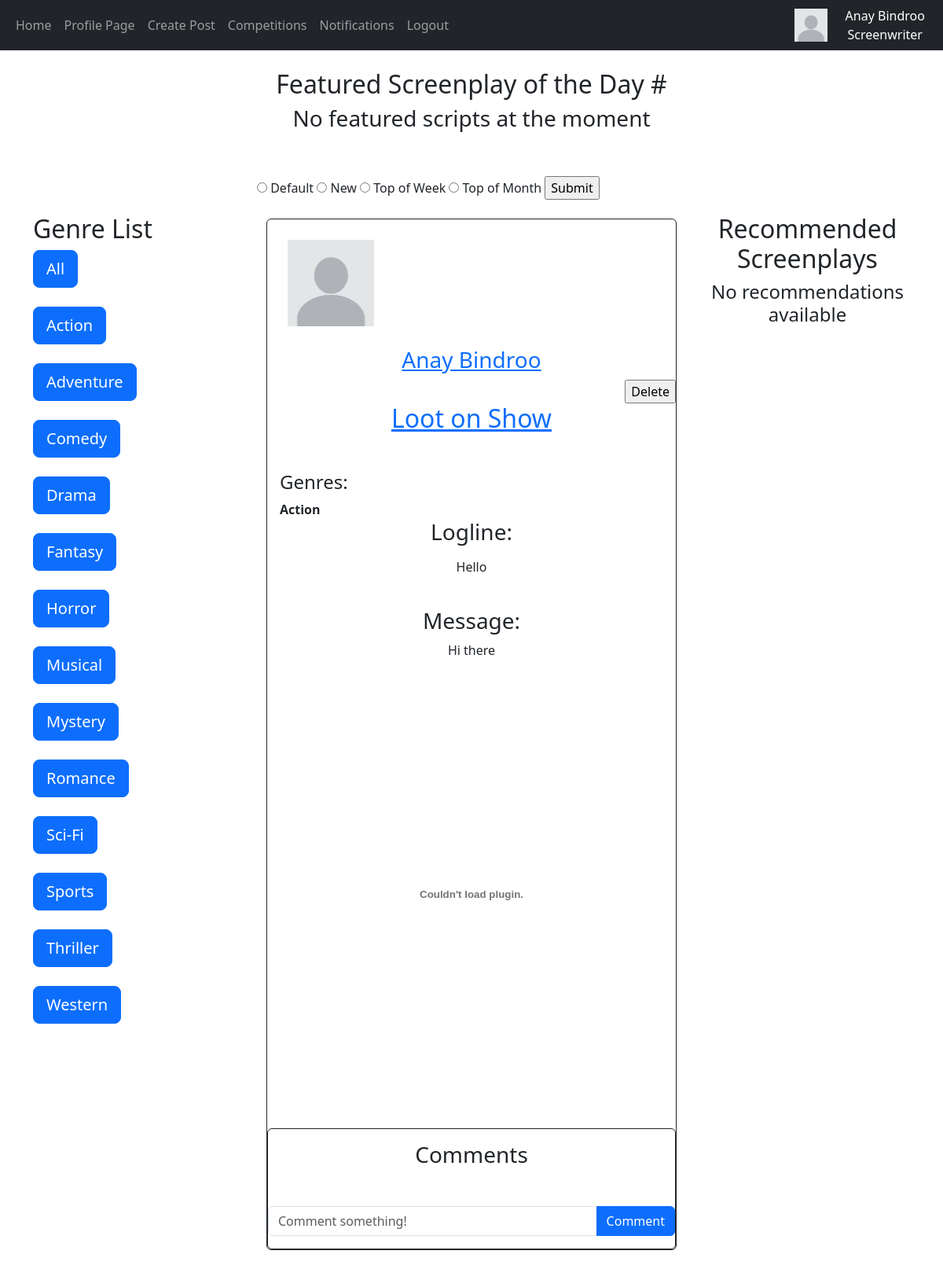
The page /home (signed in) on the database its author committed.
### website/models.py (models this page shows)
class Users(db.Model, UserMixin):
    __tablename__ = "Users"
    id = db.Column(db.Integer, primary_key=True)
    email = db.Column(db.String(150), unique=True)
    username = db.Column(db.String(150), unique=True)
    forename = db.Column(db.String(75), unique=True)
    surname = db.Column(db.String(75))
    password = db.Column(db.String(150))
    accounttype = db.Column(db.Integer)
    profilepic = db.Column(db.String(), nullable=True)
    biography = db.Column(db.Text)
    insta = db.Column(db.String(), nullable=True)
    twitter = db.Column(db.String(), nullable=True)
    date_created = db.Column(db.DateTime(timezone=True), default=func.now())
    writers = db.relationship('Screenwriters', backref="user", passive_deletes=True)
    producers = db.relationship('Producers', backref="user", passive_deletes=True)

class Screenplays(db.Model):
    __tablename__ = "Screenplays"
    scriptid = db.Column(db.Integer, primary_key=True)
    writerid = db.Column(db.Integer, db.ForeignKey('Screenwriters.writerid', ondelete="CASCADE"), nullable=False)
    title = db.Column(db.String(300))
    logline = db.Column(db.String(165))
    message = db.Column(db.Text)
    screenplay = db.Column(db.String(300))
    fullfile = db.Column(db.String(300))
    avgrating = db.Column(db.Float)
    date_created = db.Column(db.Date, default=func.current_date())
    datetime_created = db.Column(db.DateTime(timezone=True), default=func.now())
    scripts = db.relationship('Notifications', backref="script", passive_deletes=True)
    scriptscommented = db.relationship('Comments', backref="script", passive_deletes=True)
    liked = db.relationship('LikedScreenplays', backref="script", passive_deletes=True)
    scripts2 = db.relationship('ScriptHas', backref="script", passive_deletes=True)
    liked2 = db.relationship('FeaturedScripts', backref="script", passive_deletes=True)

class ScriptHas(db.Model):
    __tablename__ = "ScriptHas"
    scriptid = db.Column(db.Integer, db.ForeignKey('Screenplays.scriptid'), primary_key=True)
    genreid = db.Column(db.Integer, db.ForeignKey('Genres.genreid'), primary_key=True)

class Genres(db.Model):
    __tablename__ = "Genres"
    genreid = db.Column(db.Integer, primary_key=True)
    genre = db.Column(db.String(50))
    genres = db.relationship('ScriptHas', backref="has")
    genres2 = db.relationship('CompHas', backref="has")

### website/views.py (the view)
@views.route("/")
@views.route("/home", methods=['GET', 'POST'])
@login_required
def home():
    if current_user.accounttype == 1:
        writer = Screenwriters.query.filter_by(userid=current_user.id).first()
        recs = GiveRecommendations(writer.writerid)
    else:
        recs = None
    posts1 = Screenplays.query.order_by(Screenplays.avgrating.desc())
    posts = []
    for i in posts1:
        if i.date_created == date.today():
            posts.append(i)
    comments = Comments.query.all()
    scripthas = ScriptHas.query.all()
    likes = LikedScreenplays.query.all()
    featured = Queue(5)
    LoadFeatured(featured, date.today())
    script = featured.queue[featured.head]
    if (script != None) and (datetime.now() >= script.dequeuedatetime): #When the screenplay's time is up, the screenplay is dequeued and removed from the table
        featured.dequeue()
        feature = FeaturedScripts.query.filter_by(scriptid = script.scriptid).first()
        db.session.delete(feature)
        db.session.commit()
    return flask.render_template("home.html", user=current_user, posts=posts, comments=comments, scripthas=scripthas, recs=recs, likes=likes, script=featured.queue[featured.head], featured=featured)

### website/views.py (called while the page is built, shortened)
def GiveRecommendations(writerid):
    posts = LikedScreenplays.query.filter(LikedScreenplays.rating > 3.5).all()
    postids = []
    for i in posts:
        if i.writerid == writerid:
            postids.append(i.scriptid) #The ScriptIDs of the posts the user has rated above 3.5 are stored in a list.
    if len(postids) == 0: #Validates if the query returned any data
        recs = None
        return recs

def LoadFeatured(queue, date):
    posts = Screenplays.query.filter_by(date_created = date) #Posts from today selected
    hour = 4
    for post in posts:
        likes = LikedScreenplays.query.filter(LikedScreenplays.scriptid == post.scriptid, LikedScreenplays.rating >= 4.0)
        if likes.count() >= 3 and FeaturedExists(post.scriptid) == False: #The screenplay is checked if it qualifies to be featured
            newfeatured = FeaturedScripts(scriptid = post.scriptid, dequeuedatetime = datetime.now()+timedelta(hours=hour))
            db.session.add(newfeatured)
            db.session.commit()
            hour += 4
    scripts = FeaturedScripts.query.filter(FeaturedScripts.featuredid <= 5) #The first 6 records are enqueued from the database to the queue
    for i in scripts:
        queue.enqueue(i)

### website/templates/home.html (shortened to what this page needs)
{% extends "base.html" %} {% block title %}Home{% endblock %} {% block content%}
<!DOCTYPE html>
<html lang="en">
<head>
    <link href="https://cdn.jsdelivr.net/npm/bootstrap@5.3.2/dist/css/bootstrap.min.css" rel="stylesheet">
</head>
<body>
    {% if featured %}
        <div style="text-align: center">
            <h2>Featured Screenplay of the Day #{{script.featuredid}}</h2>
            {% if script != None %}
                <h2>{{script.script.title}}</h2>
                {{script.script.logline}}
                <p>By: {{script.script.writer.user.username}}</p>
                <embed style="text-align: center;" src="{{url_for('static', filename='images/'+ script.script.screenplay)}}#toolbar=0" width = "75%" height = "550px%">
            {% else %}
                <h3>No featured scripts at the moment</h3>
            {% endif %}
        </div>
    {% endif %}
    <br><br>
    <div class="row">
        <div style="text-align:left" class="col-3">
            <br><br>
            <h2>Genre List</h2>
            <form action="/filter" method="POST">
                <button name="genre" value="0" class="btn btn-primary btn-lg">All</button><br><br>
                <button name="genre" value="1" class="btn btn-primary btn-lg">Action</button><br><br>
                <button name="genre" value="2" class="btn btn-primary btn-lg">Adventure</button><br><br>
                <button name="genre" value="3" class="btn btn-primary btn-lg">Comedy</button><br><br>
                <button name="genre" value="4" class="btn btn-primary btn-lg">Drama</button><br><br>
                <button name="genre" value="5" class="btn btn-primary btn-lg">Fantasy</button><br><br>
                <button name="genre" value="6" class="btn btn-primary btn-lg">Horror</button><br><br>
                <button name="genre" value="7" class="btn btn-primary btn-lg">Musical</button><br><br>
                <button name="genre" value="8" class="btn btn-primary btn-lg">Mystery</button><br><br>
                <button name="genre" value="9" class="btn btn-primary btn-lg">Romance</button><br><br>
                <button name="genre" value="10" class="btn btn-primary btn-lg">Sci-Fi</button><br><br>
                <button name="genre" value="11" class="btn btn-primary btn-lg">Sports</button><br><br>
                <button name="genre" value="12" class="btn btn-primary btn-lg">Thriller</button><br><br>
                <button name="genre" value="13" class="btn btn-primary btn-lg">Western</button><br><br>
            </form>
        </div>
        <div class="col-6">
            <form method='POST' action="/sort">
                <input type="radio" name="sorted" id="default" value="0"></input>
                <label for="default">Default</label>
                <input type="radio" name="sorted" id="new" value="1"></input>
                <label for="new">New</label>
                <input type="radio" name="sorted" id="week" value="2"></input>
                <label for="week">Top of Week</label>
                <input type="radio" name="sorted" id="month" value="3"></input>
                <label for="month">Top of Month</label>
                <input type="submit" value="Submit">
            </form>
            <br>
            <div id="posts" class="container" style="text-align:center">
            {% if posts %}
                {% for post in posts %}
                <div class="card border-dark">
                            <div style="text-align: left; padding: 5%">
                                {% if post.writer.user.profilepic %}
                                <img src="{{ url_for('static', filename='images/'+ post.writer.user.profilepic) }}" width = "110px" height = "110px" alt="Profile picture">
                                {% else %}
                                <img src="/static/images/default.jpg" alt="Default profile picture" width = "110px" height = "110px">
                                {% endif %}
                            </div>
                            <div style="top: 50%; right: 50%">
                                <a href="/profilepage/{{post.writer.user.id}}"><h3>{{post.writer.user.username}}</h3></a>
                            </div>
                        {% if user.id == post.writer.user.id %}
                        <div style="text-align:right">
                            <form action = /delete-post/{{post.scriptid}} method="POST">
                                <input type="submit" value="Delete" onclick="return confirm('Are you sure you want to delete this post?')">
                            </form>
                        </div>
                        {% endif %}
                        {% if post.screenplay %}
                        <a href="/script/{{post.scriptid}}" target="_blank"><h2>{{post.title}}</h2></a>
                        {% else %}
                        <h2>{{post.title}}</h2>
                        {% endif %}
                        <br>
                        <div class="card-body">
                            <div style="text-align:left">
                            <h4>Genres:</h4>
                            {% for script in scripthas %}
                                {% if script.scriptid == post.scriptid %}
                                    <b>{{script.has.genre}}</b><br>
                                {% endif %}
                            {% endfor %}
                        </div>
                            <h3>Logline:</h3>
                            <p><div class="card-text">{{post.logline}}</div></p>
                            <br>
                            <h3>Message:</h3>
                            {{post.message}}
                            <br>
                            <br>
                            {% if post.screenplay %}
                            <embed style="text-align: center;" src="{{url_for('static', filename='images/'+ post.screenplay)}}#toolbar=0" width = "100%" height = "550px%">
                            {% else %}
                            <h2>Screenplay not available</h2>
                            {% endif %}
                        </div>
                        {% if user.accounttype == 1 %}
                        <div class="card border-dark">
                            <div class="card-body">
                            <h3>Comments</h3>
                            </div>
                            <br>
                            <form class="input-group mb-3"method="POST" action="/create-comment/{{post.scriptid}}">
                                <input type="text" id="text" name="text" class="form-control" placeholder="Comment something!"/>
                                <button type="submit" class="btn btn-primary">Comment</button>
                            </form>
                        </div>
                        {% endif %}
                </div>
                <br>
                    {% endfor %}
            {% else %}
            <h1>No posts available</h1>
            {% endif %}
            </div>
        </div>
        {% if user.accounttype == 1 %}
            <div class="col-3" style="text-align:center">
                <br>
                <br>
                <h2>Recommended Screenplays</h2>
                {% if not recs %}
                <div style="text-align:center">
                    <h4>No recommendations available</h4>
                </div>
                {% endif %}
            </div>
        {% endif %}
    </div>
</body>
</html>
{% endblock %}

### website/templates/base.html (shortened to what this page needs)
<!DOCTYPE html>
<html lang="en">
  <head>
    <link
      href="https://cdn.jsdelivr.net/npm/bootstrap@5.0.2/dist/css/bootstrap.min.css"
      rel="stylesheet"
    />
  </head>
  <body>
    <nav class="navbar navbar-expand-lg navbar-dark bg-dark">
      <div class="container-fluid">
        <div class="collapse navbar-collapse" id="navbar">
          <div class="navbar-nav">
            <a class="nav-item nav-link" href="/home">Home</a>
            {% if user.is_authenticated %}
            <a class="nav-item nav-link" href="/profilepage/{{user.id}}">Profile Page</a>
            <a class="nav-item nav-link" href="/post">Create Post</a>
            <a class="nav-item nav-link" href="/competitions">Competitions</a>
            <a class="nav-item nav-link" href="/notifications/{{user.id}}">Notifications</a>
            <a class="nav-item nav-link" href="/logout">Logout</a>
            {% else %}
            <a class="nav-item nav-link" href="/login">Login</a>
            <a class="nav-item nav-link" href="/sign-up">Sign Up</a>
            {% endif %}
          </div>
        </div>
      </div>
      <div style="text-align: right">
        {% if user.is_authenticated %}
          {% if user.profilepic %}
            <a href="/profilepage/{{user.id}}"" target=_blank><img src="{{ url_for('static', filename='images/'+ user.profilepic) }}" alt="Profile picture" height="50px%" width="50px%"></a>
          {% else %}
            <a href="/profilepage/{{user.id}}"" target=_blank><img src="/static/images/default.jpg" alt="Default profile picture" height="25%" width="25%"></a>
          {% endif %}
        {% endif %}
      </div>
      <div style="text-align: center; color: white;" >
        {{ user.username }}
        {% if user.accounttype == 1 %}
          Screenwriter
        {% elif user.accounttype == 2 %}
          Producer
        {% endif %}
      </div>
    </nav>
    <br>
    <div class="container">{% block content %}{% endblock %}</div>
  </body>
</html>

### rows shown on the page
Users: username "Anay Bindroo"
Screenplays: writer.user.username "Anay Bindroo", title "Loot on Show", logline "Hello", message "Hi there"
ScriptHas: has.genre "Action"
